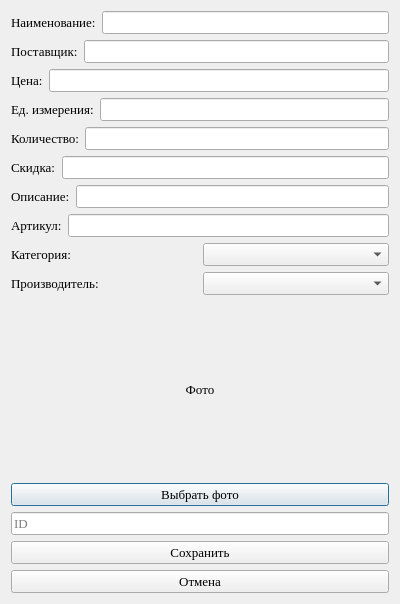
<?xml version="1.0" encoding="UTF-8"?>
<ui version="4.0">
 <class>Dialog</class>
 <widget class="QDialog" name="Dialog">
  <property name="geometry">
   <rect>
    <x>0</x>
    <y>0</y>
    <width>400</width>
    <height>604</height>
   </rect>
  </property>
  <property name="windowTitle">
   <string>Окно создания/редактирования товара</string>
  </property>
  <property name="windowIcon">
   <iconset>
    <normaloff>../images/Icon.png</normaloff>../images/Icon.png</iconset>
  </property>
  <layout class="QVBoxLayout" name="verticalLayout">
   <item>
    <layout class="QHBoxLayout" name="horizontalLayout">
     <item>
      <widget class="QLabel" name="label">
       <property name="font">
        <font>
         <family>Times New Roman</family>
         <pointsize>10</pointsize>
        </font>
       </property>
       <property name="text">
        <string>Наименование:</string>
       </property>
      </widget>
     </item>
     <item>
      <widget class="QLineEdit" name="lineEdit_product_name">
       <property name="font">
        <font>
         <family>Times New Roman</family>
         <pointsize>10</pointsize>
        </font>
       </property>
      </widget>
     </item>
    </layout>
   </item>
   <item>
    <layout class="QHBoxLayout" name="horizontalLayout_2">
     <item>
      <widget class="QLabel" name="label_2">
       <property name="font">
        <font>
         <family>Times New Roman</family>
         <pointsize>10</pointsize>
        </font>
       </property>
       <property name="text">
        <string>Поставщик:</string>
       </property>
      </widget>
     </item>
     <item>
      <widget class="QLineEdit" name="lineEdit_supplier_name">
       <property name="font">
        <font>
         <family>Times New Roman</family>
         <pointsize>10</pointsize>
        </font>
       </property>
      </widget>
     </item>
    </layout>
   </item>
   <item>
    <layout class="QHBoxLayout" name="horizontalLayout_3">
     <item>
      <widget class="QLabel" name="label_3">
       <property name="font">
        <font>
         <family>Times New Roman</family>
         <pointsize>10</pointsize>
        </font>
       </property>
       <property name="text">
        <string>Цена:</string>
       </property>
      </widget>
     </item>
     <item>
      <widget class="QLineEdit" name="lineEdit_price">
       <property name="font">
        <font>
         <family>Times New Roman</family>
         <pointsize>10</pointsize>
        </font>
       </property>
      </widget>
     </item>
    </layout>
   </item>
   <item>
    <layout class="QHBoxLayout" name="horizontalLayout_4">
     <item>
      <widget class="QLabel" name="label_4">
       <property name="font">
        <font>
         <family>Times New Roman</family>
         <pointsize>10</pointsize>
        </font>
       </property>
       <property name="text">
        <string>Ед. измерения:</string>
       </property>
      </widget>
     </item>
     <item>
      <widget class="QLineEdit" name="lineEdit_unit">
       <property name="font">
        <font>
         <family>Times New Roman</family>
         <pointsize>10</pointsize>
        </font>
       </property>
      </widget>
     </item>
    </layout>
   </item>
   <item>
    <layout class="QHBoxLayout" name="horizontalLayout_5">
     <item>
      <widget class="QLabel" name="label_5">
       <property name="font">
        <font>
         <family>Times New Roman</family>
         <pointsize>10</pointsize>
        </font>
       </property>
       <property name="text">
        <string>Количество:</string>
       </property>
      </widget>
     </item>
     <item>
      <widget class="QLineEdit" name="lineEdit_stock_quantity">
       <property name="font">
        <font>
         <family>Times New Roman</family>
         <pointsize>10</pointsize>
        </font>
       </property>
      </widget>
     </item>
    </layout>
   </item>
   <item>
    <layout class="QHBoxLayout" name="horizontalLayout_6">
     <item>
      <widget class="QLabel" name="label_6">
       <property name="font">
        <font>
         <family>Times New Roman</family>
         <pointsize>10</pointsize>
        </font>
       </property>
       <property name="text">
        <string>Скидка:</string>
       </property>
      </widget>
     </item>
     <item>
      <widget class="QLineEdit" name="lineEdit_discount_percentage">
       <property name="font">
        <font>
         <family>Times New Roman</family>
         <pointsize>10</pointsize>
        </font>
       </property>
      </widget>
     </item>
    </layout>
   </item>
   <item>
    <layout class="QHBoxLayout" name="horizontalLayout_7">
     <item>
      <widget class="QLabel" name="label_7">
       <property name="font">
        <font>
         <family>Times New Roman</family>
         <pointsize>10</pointsize>
        </font>
       </property>
       <property name="text">
        <string>Описание:</string>
       </property>
      </widget>
     </item>
     <item>
      <widget class="QLineEdit" name="lineEdit_description">
       <property name="font">
        <font>
         <family>Times New Roman</family>
         <pointsize>10</pointsize>
        </font>
       </property>
      </widget>
     </item>
    </layout>
   </item>
   <item>
    <layout class="QHBoxLayout" name="horizontalLayout_8">
     <item>
      <widget class="QLabel" name="label_8">
       <property name="font">
        <font>
         <family>Times New Roman</family>
         <pointsize>10</pointsize>
        </font>
       </property>
       <property name="text">
        <string>Артикул:</string>
       </property>
      </widget>
     </item>
     <item>
      <widget class="QLineEdit" name="lineEdit_article">
       <property name="font">
        <font>
         <family>Times New Roman</family>
         <pointsize>10</pointsize>
        </font>
       </property>
      </widget>
     </item>
    </layout>
   </item>
   <item>
    <layout class="QHBoxLayout" name="horizontalLayout_9">
     <item>
      <widget class="QLabel" name="label_9">
       <property name="font">
        <font>
         <family>Times New Roman</family>
         <pointsize>10</pointsize>
        </font>
       </property>
       <property name="text">
        <string>Категория:</string>
       </property>
      </widget>
     </item>
     <item>
      <widget class="QComboBox" name="comboBox_category_name">
       <property name="font">
        <font>
         <family>Times New Roman</family>
         <pointsize>10</pointsize>
        </font>
       </property>
      </widget>
     </item>
    </layout>
   </item>
   <item>
    <layout class="QHBoxLayout" name="horizontalLayout_10">
     <item>
      <widget class="QLabel" name="label_10">
       <property name="font">
        <font>
         <family>Times New Roman</family>
         <pointsize>10</pointsize>
        </font>
       </property>
       <property name="text">
        <string>Производитель:</string>
       </property>
      </widget>
     </item>
     <item>
      <widget class="QComboBox" name="comboBox_manufacturer_name">
       <property name="font">
        <font>
         <family>Times New Roman</family>
         <pointsize>10</pointsize>
        </font>
       </property>
      </widget>
     </item>
    </layout>
   </item>
   <item>
    <widget class="QLabel" name="label_photo">
     <property name="font">
      <font>
       <family>Times New Roman</family>
       <pointsize>10</pointsize>
      </font>
     </property>
     <property name="text">
      <string>Фото</string>
     </property>
     <property name="alignment">
      <set>Qt::AlignCenter</set>
     </property>
    </widget>
   </item>
   <item>
    <widget class="QPushButton" name="pushButton_choose_photo">
     <property name="font">
      <font>
       <family>Times New Roman</family>
       <pointsize>10</pointsize>
      </font>
     </property>
     <property name="text">
      <string>Выбрать фото</string>
     </property>
    </widget>
   </item>
   <item>
    <widget class="QLineEdit" name="lineEdit_product_id">
     <property name="font">
      <font>
       <family>Times New Roman</family>
       <pointsize>10</pointsize>
      </font>
     </property>
     <property name="text">
      <string/>
     </property>
     <property name="placeholderText">
      <string>ID</string>
     </property>
    </widget>
   </item>
   <item>
    <widget class="QPushButton" name="pushButton_save">
     <property name="font">
      <font>
       <family>Times New Roman</family>
       <pointsize>10</pointsize>
      </font>
     </property>
     <property name="text">
      <string>Сохранить</string>
     </property>
    </widget>
   </item>
   <item>
    <widget class="QPushButton" name="pushButton_cancel">
     <property name="font">
      <font>
       <family>Times New Roman</family>
       <pointsize>10</pointsize>
      </font>
     </property>
     <property name="text">
      <string>Отмена</string>
     </property>
    </widget>
   </item>
  </layout>
 </widget>
 <resources/>
 <connections>
  <connection>
   <sender>pushButton_save</sender>
   <signal>clicked()</signal>
   <receiver>Dialog</receiver>
   <slot>accept()</slot>
   <hints>
    <hint type="sourcelabel">
     <x>253</x>
     <y>549</y>
    </hint>
    <hint type="destinationlabel">
     <x>1576</x>
     <y>386</y>
    </hint>
   </hints>
  </connection>
  <connection>
   <sender>pushButton_cancel</sender>
   <signal>clicked()</signal>
   <receiver>Dialog</receiver>
   <slot>reject()</slot>
   <hints>
    <hint type="sourcelabel">
     <x>346</x>
     <y>582</y>
    </hint>
    <hint type="destinationlabel">
     <x>1617</x>
     <y>348</y>
    </hint>
   </hints>
  </connection>
 </connections>
</ui>
